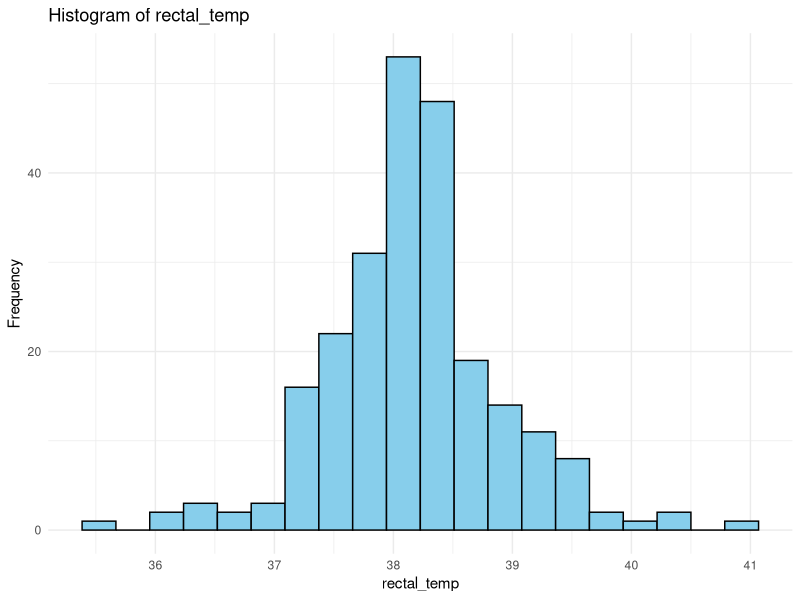
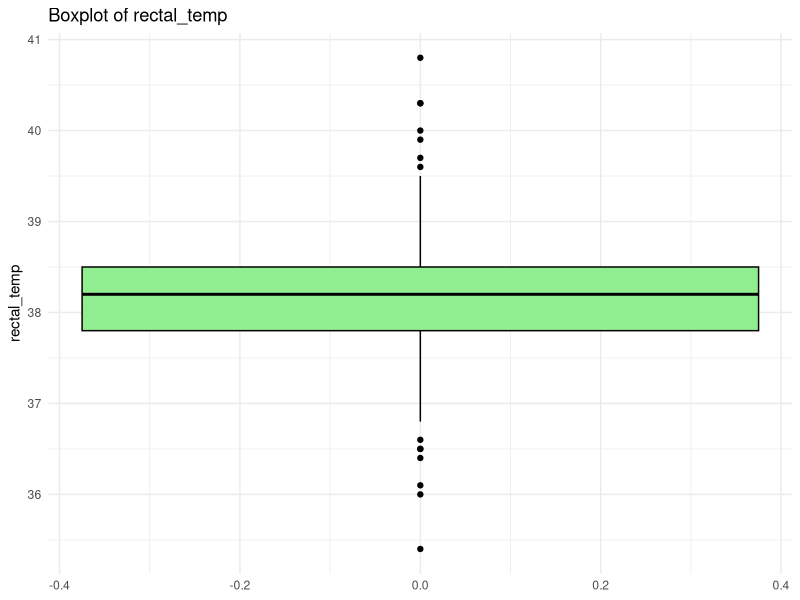
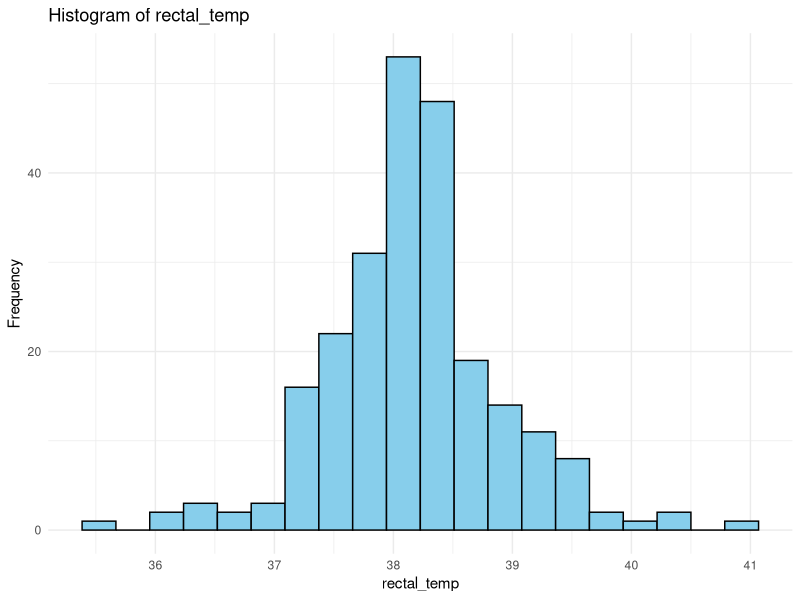
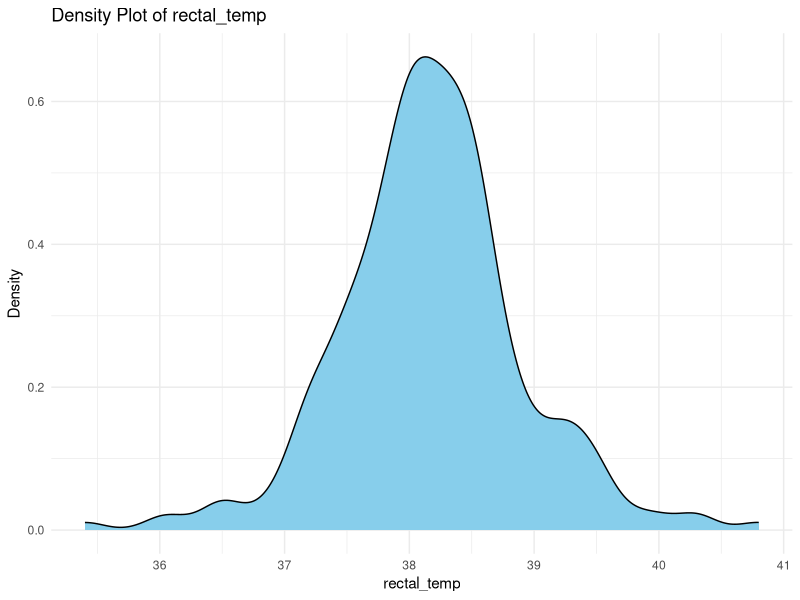
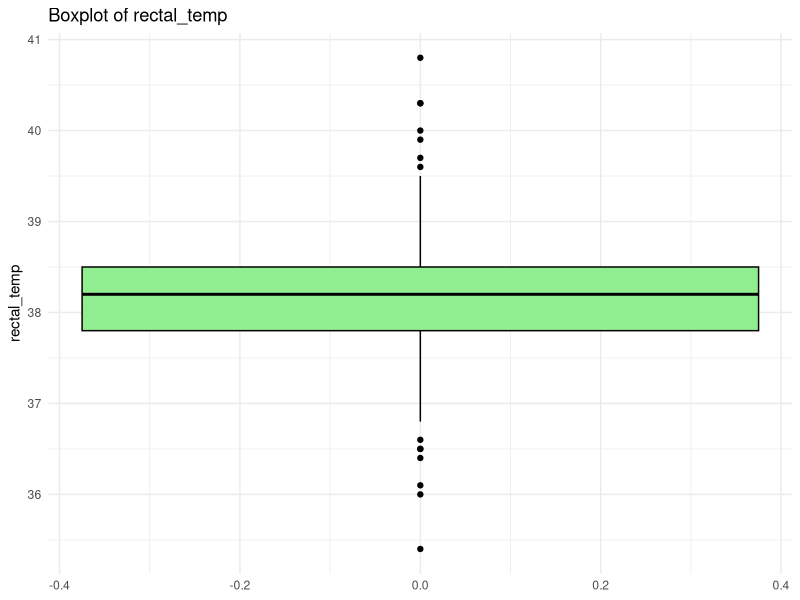
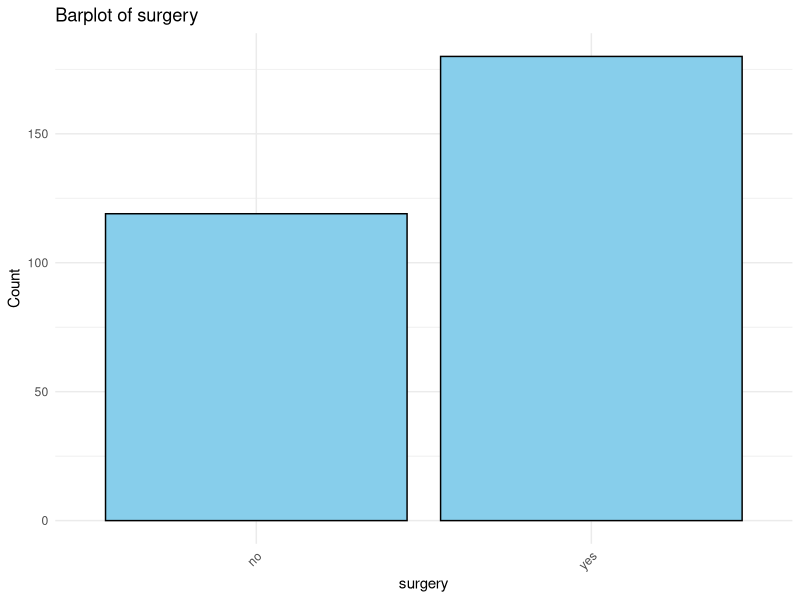
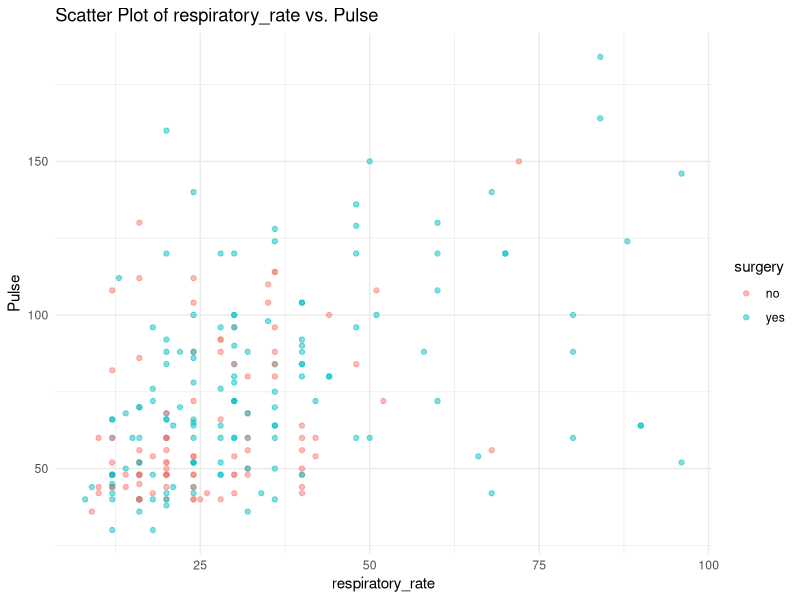
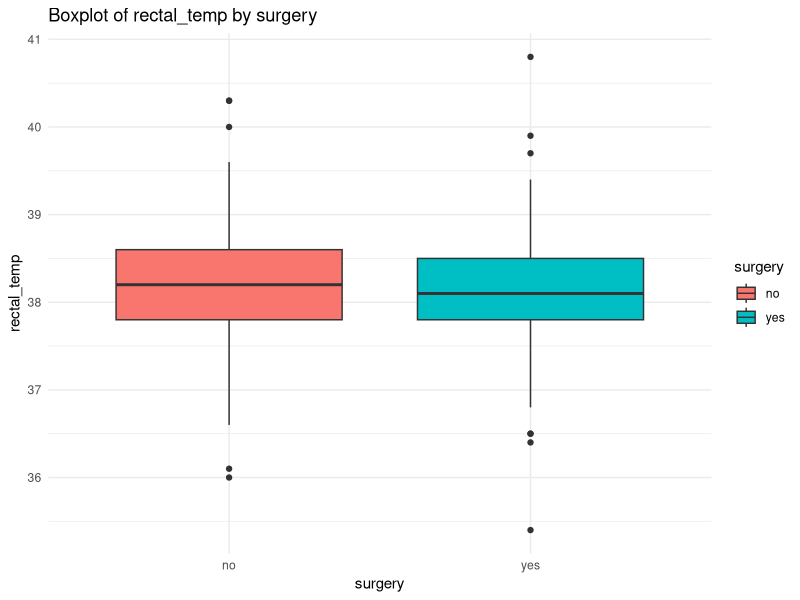

Source code (R) for these figures, in order:
## ---- chunk 1
library(formatR)
knitr::opts_chunk$set(
  warning = FALSE,
  collapse = FALSE
)
## ---- chunk 2
# Load dataset
horse_data <- read.csv("horse.csv", colClasses = c(
  surgery = "factor",
  age = "factor",
  hospital_number = "integer",
  rectal_temp = "numeric",
  pulse = "integer",
  respiratory_rate = "numeric",
  temp_of_extremities = "factor",
  peripheral_pulse = "factor",
  mucous_membrane = "factor",
  capillary_refill_time = "factor",
  pain = "factor",
  peristalsis = "factor",
  abdominal_distention = "factor",
  nasogastric_tube = "factor",
  nasogastric_reflux = "factor",
  nasogastric_reflux_ph = "numeric",
  rectal_exam_feces = "factor",
  abdomen = "factor",
  packed_cell_volume = "numeric",
  total_protein = "numeric",
  abdomo_appearance = "factor",
  abdomo_protein = "factor",
  outcome = "factor",
  surgical_lesion = "factor",
  lesion_1 = "numeric",
  lesion_2 = "numeric",
  lesion_3 = "numeric",
  cp_data = "factor"
))

# Display the structure of the dataset
str(horse_data)

# View the first few rows of the dataset
head(horse_data)

# View the dataset in a separate viewer window
View(horse_data)
## ---- chunk 3
# Measures of Frequency
# Frequency table for categorical variables
cat_vars <- c("surgery", "age", "temp_of_extremities", "peripheral_pulse", 
              "mucous_membrane", "capillary_refill_time", "pain", 
              "peristalsis", "abdominal_distention", "nasogastric_tube", 
              "nasogastric_reflux", "rectal_exam_feces", "abdomen", 
              "abdomo_appearance", "abdomo_protein", "outcome", 
              "surgical_lesion", "cp_data")

cat_freq <- lapply(horse_data[cat_vars], table)
cat_freq_summary <- lapply(cat_freq, summary)

# Frequency table for numerical variables
num_vars <- c("rectal_temp", "pulse", "respiratory_rate", 
              "nasogastric_reflux_ph", "packed_cell_volume", "total_protein", 
              "lesion_1", "lesion_2", "lesion_3")

num_freq_summary <- lapply(horse_data[num_vars], summary)

# Print frequency tables
cat_freq_summary
num_freq_summary
## ---- chunk 4
# Measures of Central Tendency for Numerical Variables
num_vars <- c("rectal_temp", "pulse", "respiratory_rate", 
              "nasogastric_reflux_ph", "packed_cell_volume", "total_protein", 
              "lesion_1", "lesion_2", "lesion_3")

# Mean
num_means <- sapply(horse_data[num_vars], mean, na.rm = TRUE)

# Median
num_medians <- sapply(horse_data[num_vars], median, na.rm = TRUE)

# Mode (custom function)
get_mode <- function(x) {
  uniq_x <- unique(x)
  uniq_x[which.max(tabulate(match(x, uniq_x)))]
}
num_modes <- sapply(horse_data[num_vars], get_mode)

# Print measures of central tendency for numerical variables
num_central_tendency <- data.frame(mean = num_means, median = num_medians, mode = num_modes)
num_central_tendency
## ---- chunk 5
# Measures of Relationship

# Correlation analysis for numerical variables
num_vars <- c("rectal_temp", "pulse", "respiratory_rate", 
              "nasogastric_reflux_ph", "packed_cell_volume", "total_protein", 
              "lesion_1", "lesion_2", "lesion_3")

# Compute correlation matrix
num_correlation <- cor(horse_data[num_vars], use = "complete.obs")

# Print correlation matrix
num_correlation

# Contingency tables for categorical variables
cat_vars <- c("surgery", "age", "temp_of_extremities", "peripheral_pulse", 
              "mucous_membrane", "capillary_refill_time", "pain", 
              "peristalsis", "abdominal_distention", "nasogastric_tube", 
              "nasogastric_reflux", "rectal_exam_feces", "abdomen", 
              "abdomo_appearance", "abdomo_protein", "outcome", 
              "surgical_lesion", "cp_data")

# Compute contingency tables
cat_contingency_tables <- lapply(horse_data[cat_vars], table)

# Print contingency tables
cat_contingency_tables
## ---- chunk 6
# ANOVA (Analysis of Variance)

# Example: ANOVA for the 'age' variable (categorical) and the 'pulse' variable (numerical)
anova_result <- aov(pulse ~ age, data = horse_data)

# Print ANOVA table
summary(anova_result)
## ---- chunk 7
library(ggplot2)

# Numerical Variables
num_vars <- c("rectal_temp", "pulse", "respiratory_rate", 
              "nasogastric_reflux_ph", "packed_cell_volume", "total_protein", 
              "lesion_1", "lesion_2", "lesion_3")

# Create histograms for numerical variables
histograms <- lapply(num_vars, function(var) {
  ggplot(horse_data, aes_string(x = var)) +
    geom_histogram(fill = "skyblue", color = "black", bins = 20) +
    labs(title = paste("Histogram of", var), x = var, y = "Frequency") +
    theme_minimal()
})

# Create boxplots for numerical variables
boxplots <- lapply(num_vars, function(var) {
  ggplot(horse_data, aes_string(y = var)) +
    geom_boxplot(fill = "lightgreen", color = "black") +
    labs(title = paste("Boxplot of", var), y = var) +
    theme_minimal()
})

# Print histograms and boxplots
print(histograms[[1]])  # Print first histogram
print(boxplots[[1]])     # Print first boxplot

library(ggplot2)

# Numerical Variables
num_vars <- c("rectal_temp", "pulse", "respiratory_rate", 
              "nasogastric_reflux_ph", "packed_cell_volume", "total_protein", 
              "lesion_1", "lesion_2", "lesion_3")

# Create histograms for numerical variables
num_histograms <- lapply(num_vars, function(var) {
  ggplot(horse_data, aes_string(x = var)) +
    geom_histogram(fill = "skyblue", color = "black", bins = 20) +
    labs(title = paste("Histogram of", var), x = var, y = "Frequency") +
    theme_minimal()
})

# Create density plots for numerical variables
num_density_plots <- lapply(num_vars, function(var) {
  ggplot(horse_data, aes_string(x = var)) +
    geom_density(fill = "skyblue", color = "black") +
    labs(title = paste("Density Plot of", var), x = var, y = "Density") +
    theme_minimal()
})

# Create boxplots for numerical variables
num_boxplots <- lapply(num_vars, function(var) {
  ggplot(horse_data, aes_string(y = var)) +
    geom_boxplot(fill = "lightgreen", color = "black") +
    labs(title = paste("Boxplot of", var), y = var) +
    theme_minimal()
})

# Print numerical univariate plots
print(num_histograms[[1]])  # Print first histogram
print(num_density_plots[[1]])  # Print first density plot
print(num_boxplots[[1]])     # Print first boxplot


# Categorical Variables
cat_vars <- c("surgery", "age", "temp_of_extremities", "peripheral_pulse", 
              "mucous_membrane", "capillary_refill_time", "pain", 
              "peristalsis", "abdominal_distention", "nasogastric_tube", 
              "nasogastric_reflux", "rectal_exam_feces", "abdomen", 
              "abdomo_appearance", "abdomo_protein", "outcome", 
              "surgical_lesion", "cp_data")

# Create barplots for categorical variables
cat_barplots <- lapply(cat_vars, function(var) {
  ggplot(horse_data, aes_string(x = var)) +
    geom_bar(fill = "skyblue", color = "black") +
    labs(title = paste("Barplot of", var), x = var, y = "Count") +
    theme_minimal() +
    theme(axis.text.x = element_text(angle = 45, hjust = 1))
})

# Print categorical univariate plots
print(cat_barplots[[1]])  # Print first barplot

library(ggplot2)

# Scatter plots for numerical variables
scatter_plots <- lapply(num_vars, function(var) {
  ggplot(horse_data, aes_string(x = var)) +
    geom_point(aes_string(y = "pulse", color = "surgery"), alpha = 0.5) +
    labs(title = paste("Scatter Plot of", var, "vs. Pulse"), x = var, y = "Pulse") +
    theme_minimal()
})

# Boxplots for numerical variables by categorical variables
boxplots_by_cat <- lapply(cat_vars, function(cat_var) {
  lapply(num_vars, function(num_var) {
    ggplot(horse_data, aes_string(x = cat_var, y = num_var, fill = cat_var)) +
      geom_boxplot() +
      labs(title = paste("Boxplot of", num_var, "by", cat_var), x = cat_var, y = num_var) +
      theme_minimal()
  })
})

# Print scatter plots
print(scatter_plots[[3]])  # Print first scatter plot

# Print boxplots by categorical variables
print(boxplots_by_cat[[1]][[1]])  # Print first boxplot by the first categorical variable


## ---- chunk 8
# Summarize missing values for each variable
missing_values_summary <- sapply(horse_data, function(x) sum(is.na(x) | is.null(x)))
print("Summary of Missing Values:")
print(missing_values_summary)
## ---- chunk 9
# Impute missing values 
# Mean imputation for numerical variables
for (var in num_vars) {
  if (sum(is.na(horse_data[[var]])) > 0) {
    horse_data[[var]][is.na(horse_data[[var]])] <- mean(horse_data[[var]], na.rm = TRUE)
  }
}

# Mode imputation for categorical variables
for (var in cat_vars) {
  if (sum(is.na(horse_data[[var]])) > 0) {
    mode_val <- names(sort(table(horse_data[[var]], useNA = "always"), decreasing = TRUE)[1])
    horse_data[[var]][is.na(horse_data[[var]])] <- mode_val
  }
}

# Verify if missing values are imputed
missing_values_after_imputation <- colSums(is.na(horse_data))
print(missing_values_after_imputation)

# View the imputed dataset
print(horse_data)  # Print the entire dataset
## ---- chunk 10
library(caret)

# Set the seed for reproducibility
set.seed(123)

# Define the percentage of data to be used for training (e.g., 80%)
train_percentage <- 0.8

# Split the dataset into training and testing sets
train_index <- createDataPartition(horse_data$outcome, p = train_percentage, list = FALSE)
train_data <- horse_data[train_index, ]
test_data <- horse_data[-train_index, ]

# Print the dimensions of the training and testing sets
cat("Training set dimensions:", dim(train_data), "\n")
cat("Testing set dimensions:", dim(test_data), "\n")
## ---- chunk 11
# Set the seed for reproducibility
set.seed(123)

# Define the number of bootstrap samples
num_bootstrap_samples <- 1000

# Initialize an empty vector to store bootstrap statistics
bootstrap_statistics <- numeric(num_bootstrap_samples)

# Perform bootstrapping
for (i in 1:num_bootstrap_samples) {
  # Generate a bootstrap sample by sampling with replacement
  bootstrap_sample <- horse_data[sample(nrow(horse_data), replace = TRUE), ]
  
  # Compute the statistic of interest on the bootstrap sample
  # For example, you can compute the mean of a numerical variable
  bootstrap_statistics[i] <- mean(bootstrap_sample$rectal_temp, na.rm = TRUE)
}

# Compute and print the bootstrap estimate (e.g., mean) and its standard error
bootstrap_estimate <- mean(bootstrap_statistics)
bootstrap_standard_error <- sd(bootstrap_statistics)
cat("Bootstrap Estimate:", bootstrap_estimate, "\n")
cat("Bootstrap Standard Error:", bootstrap_standard_error, "\n")
